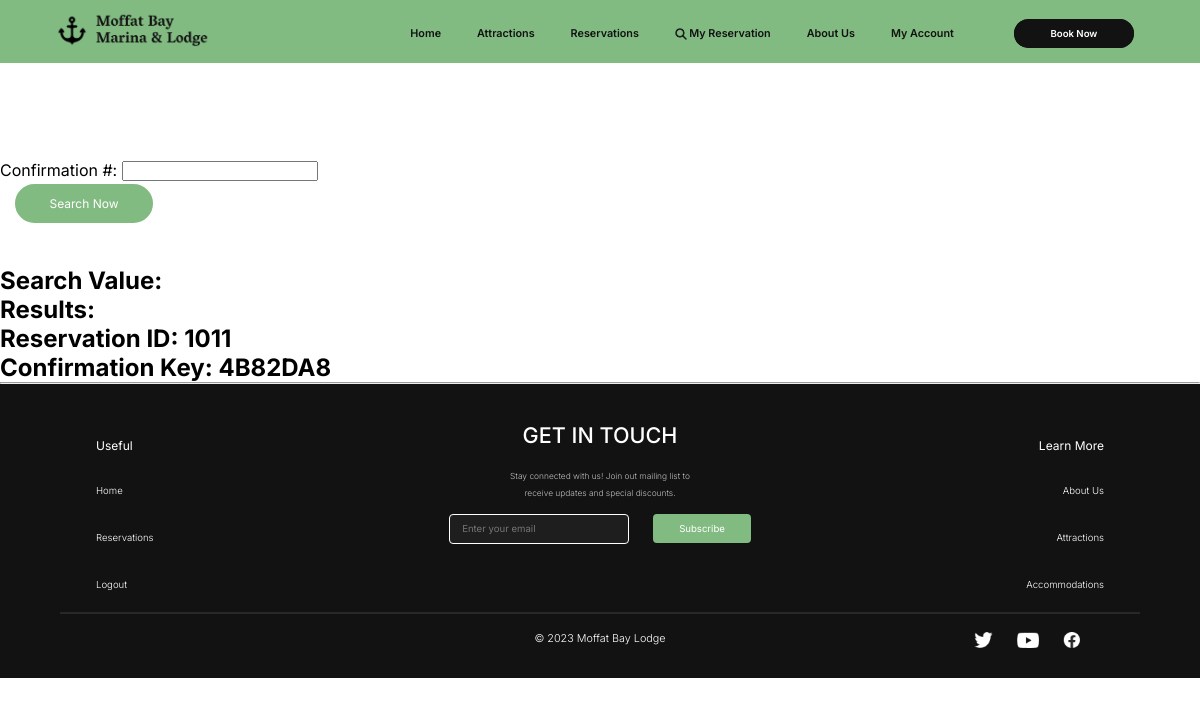
Page /my-reservations/ (signed in) on the earlier database version.
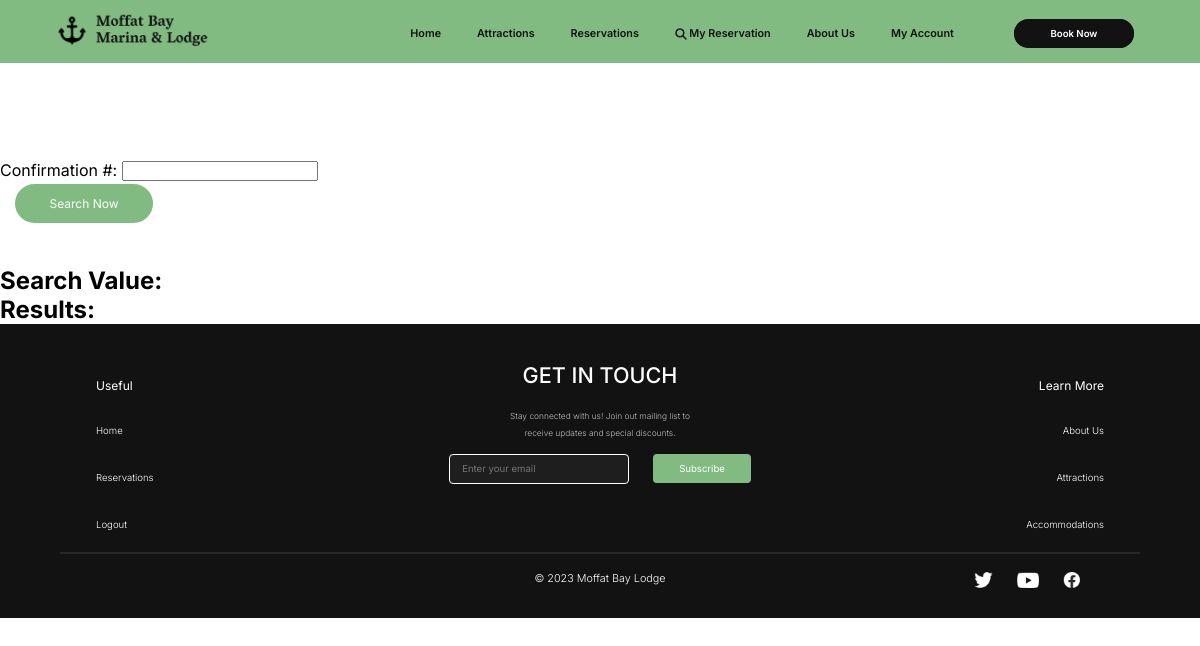
Same page on the later database version.
### reservations/models.py (models this page shows, shortened)
class Reservations(models.Model):
    reservationID = models.IntegerField(primary_key=True, auto_created=True, unique=True)
    confirmationKey =models.CharField(max_length=7, null=False, unique=True)
    userID = models.ForeignKey(CustomUser, to_field='id', on_delete=models.PROTECT)
    roomID = models.ForeignKey(Rooms, to_field='roomID', on_delete=models.PROTECT)
    guests = models.IntegerField(default=1, null=False)
    totalPrice = models.DecimalField(null=False, decimal_places=2, max_digits=11)
    checkInDate = models.DateField(null=False)
    checkOutDate = models.DateField(null=False)
    class Meta:
        verbose_name_plural = "Guest Reservations"

### reservations/views.py (the view)
# urls.py: path('my-reservations/', views.reservation_lookup, name='reservation_lookup'),
@login_required
def reservation_lookup(request, *args, **kwargs):
    mailform = MailListForm(request.POST or None)
    mySearchForm = MyReservationSearchForm(request.POST or None)
    context = {
        'title':'My Reservations',
        'mailform': mailform,
        'mySearchForm': mySearchForm,
        }
    if request.method == "POST":
        if mailform.is_valid():
            mailform.save()
            messages.success(request, "Thank you for signing up for our mailing list!")
            return redirect(request)
        if mySearchForm.is_valid():
            searchValue = mySearchForm.cleaned_data['searchConfirm']
    else:
        context.update({'myReservation': Reservations.objects.filter(reservationID=1011)})
    return render(request, 'reservations/reservation_lookup.html', context)

### users/forms.py
class MailListForm(forms.ModelForm):
    email = forms.EmailField(widget=forms.EmailInput(attrs={'placeholder':'Enter your email'}))
    class Meta:
        model = MailingList
        fields = ['email',]

### reservations/forms.py
class MyReservationSearchForm(forms.Form):
    searchConfirm = forms.CharField(label="Confirmation #", required=True)

### reservations/templates/reservations/reservation_lookup.html (shortened to what this page needs)
{% extends "reservations/base.html" %}
{% load static %}
{% block css %}
<link rel="stylesheet" type="text/css" href="{% static 'reservations/landing.css' %}"/>
{% endblock %}
{% block content %}
<br><br><br><br><br><br><br><br>
<form>
{{ mySearchForm }}
<div class="search-button-item"><button id="search-button" type="submit">Search Now</button></div><br>
</form><br>
<h2>Search Value: {{searchValue}}</h2>
<h2>Results:<h2>
<ul>
    {% for reservation in myReservation %}
        <li>Reservation ID: {{reservation.reservationID }}</li>
        <li>Confirmation Key: {{reservation.confirmationKey }}</li>
        <hr>
    {% endfor %}
{% endblock %}

### reservations/templates/reservations/base.html (shortened to what this page needs)
{% load static %}
<!DOCTYPE html>
<html lang="en">
<head>
    <link rel="stylesheet" type="text/css" href="{% static 'reservations/base.css' %}"/>
    {% block css%}
    {% endblock %}
</head>
<body>
    <header class="navheader">
        <div class="navcontainer">
            <nav>
                <a href="{% url 'reservations-home' %}" class="logo">
                    <img src="/media/site/logo1_variant1.png" alt="Logo">
                </a>
                <div class="menu">
                    <div class="menu-item"><a href="{% url 'reservations-home' %}">Home</a></div>
                    <div class="menu-item"><a href="{% url 'attractions' %}">Attractions</a></div>
                    <div class="menu-item"><a href="{% url 'book_now' %}">Reservations</a></div>
                    <div class="menu-item"><a href="{% url 'reservation_lookup' %}"><img src="/media/site/search.png" alt="Logo">My Reservation</a></div>
                    <div class="menu-item"><a href="{% url 'about_us' %}">About Us</a></div>
                    {% if user.is_authenticated %}
                    <div class="menu-item dropdown">
                        <div class="menu-item dropdown-item"><a href="#" class="dropdown-toggle">My Account</a></div>
                    </div>
                    {% else %}
                    <div class="menu-item "><a href="{% url 'login' %}">Login</a></div>
                    {% endif %}
                    <div class="menu-button-item"><a href="{% url 'book_now' %}">Book Now</a></div>
                </div>
            </nav>
        </div>
    </header>
    {% block content %}
    {% endblock %}
    <footer class="footer">
        <div class="footer-section main-section">
            <div class="footer-left">
                <h3>Useful</h3>
                <div class="menu">
                    <div class="menu-item"><a href="{% url 'reservations-home' %}">Home</a></div>
                    <div class="menu-item"><a href="{% url 'book_now' %}">Reservations</a></div>
                    {% if user.is_authenticated %}
                        <div class="menu-item"><a href="{% url 'logout' %}">Logout</a></div>
                    {% else %}
                        <div class="menu-item"><a href="{% url 'login'%}">Login</a></div>
                    {% endif %}
                </div>
            </div>
            <div class="footer-column subscribe">
                <h2>GET IN TOUCH</h2>
                <p>Stay connected with us! Join out mailing list to receive updates and special discounts. </p>
                <form class="email-form" method='POST'>
                    {{mailform.email}}
                    <button type="submit">Subscribe</button>
                </form>
            </div>
            <div class="footer-right">
                <h3>Learn More</h3>
                <div class="menu">
                    <div class="menu-item"><a href="{% url 'about_us' %}">About Us</a></div>
                    <div class="menu-item"><a href="{% url 'attractions' %}">Attractions</a></div>
                    <div class="menu-item"><a href="{% url 'book_now' %}">Accommodations</a></div>
                </div>
            </div>
        </div>
        <div class="footer-section bottom-section">
            <p></p>
            <p>&copy; 2023 Moffat Bay Lodge</p>
            <div class="socials">
                <a href="https://www.facebook.com/search/top?q=moffat-bay" target="_blank"><img src="/media/site/Facebook (logo).png" alt="Logo"></a>
                <a href="https://www.youtube.com/results?search_query=moffat-bay" target="_blank"><img src="/media/site/YouTube (logo).png" alt="Logo"></a>
                <a href="https://twitter.com/search?q=moffat%20bay&src=typed_query&f=top" target="_blank"><img src="/media/site/twitter.png" alt="Logo"></a>
            </div>
        </div>
      </footer>
</body>
</html>

### reservations/static/reservations/base.css (style rules this page uses)
* { margin: 0; padding: 0; font-family: 'Inter', sans-serif; box-sizing: border-box; }
.navheader { position: fixed; width: 100%; min-height: 5vh; background: #82BB81; z-index: 2; }
nav { display: flex; justify-content: space-between; align-items: center; }
.logo img { max-width: 15vw; min-width: 14vh; margin-left: 3.5vw; }
.menu { display: flex; align-items: center; gap: 3vw; min-height: 5vh; }
.menu-button-item a { color: #fff; text-decoration: none; background-color: #121212; padding: .5vw 2.8vw; margin: 0 5.5vw 0 2vw; border: 3px solid #121212; border-radius: 40px; cursor: pointer; font-weight: 600; font-size: .8vw; }
.menu-item a { text-decoration: none; color: #121212; font-weight: 600; font-size: .9vw; position: relative; }
.menu-item img { vertical-align: middle; margin-right: 0.2vw; width: 1vw; }
.menu-item a::before { content: ''; position: absolute; left: -0.8vw; right: -0.8vw; bottom: -.8vh; height: 3px; background: #1E1E1E; transform: scaleX(0); transition: 0.3s; }
.dropdown-item a::before { background: transparent; transform: scaleX(1); }
.footer { display: grid; grid-template-columns: 1fr; color: #fff; width: 100%; height: auto; background-color: #121212; position: relative; z-index: 1; padding-bottom: 1vw; }
.footer-section { display: grid; grid-template-columns: repeat(3, 1fr); gap: 2vw; padding: 1.5vw 5vw; text-align: center; }
.bottom-section { grid-column: 1 / 3; }
.bottom-section { border-top: 2px solid rgba(128, 128, 128, 0.192); width: 90vw; margin: 0 auto; font-size: .9vw; font-weight: 300; }
.footer-left, .footer-left { text-align: left; padding-left: 3vw; }
.footer-right, .footer-right { text-align: right; padding-right: 3vw; }
.footer .menu { display: block; }
.footer .menu-item { margin-top: 1.5vw; }
.footer-column.subscribe p { font-size: .7vw; font-weight: 300; line-height: 2em; color:#ffffffbb; max-width: 16vw; text-align: center; margin: 0 auto; }
.footer-column h2 { font-size: 1.8vw; margin: 20px; font-weight: 500; }
.footer h3 { margin-top: 3vw; font-size: 1vw; font-weight: 400; }
.footer .menu-item a { font-size: .8vw; font-weight: 300; text-decoration: none; color:#fff; padding: 0; }
.footer .menu-item a::before { background: #82BB81; }
.socials img { padding-left: 2vw; float: right; height: 1.5em; }
.email-form { display: flex; align-items: center; padding: 1vw 3vw; }
.email-form input[type="email"] { padding: 0.5vw 1vw; border: 1px solid #fff; border-radius: 4px; outline: none; background-color: #1E1E1E; height: 2.5vw; width: 15vw; font-size: .8vw; color: #ffff; }
.email-form button { background-color: #82BB81; color: #fff; cursor: pointer; padding: .6vw 2vw; border: 2px solid #82BB81; border-radius: 4px; margin-left: 2vw; font-size: .8vw; }

### reservations/static/reservations/landing.css (style rules this page uses)
#search-button { font-size: 1vw; font-weight: 400; color: #fff; background-color: #82BB81; border: .3vw solid #ffff; border-radius: 2vw; margin: 0 .1vw 0 1vw; padding: 1vw 2vw; min-width: 12vw; cursor: pointer; }

Differences in the rows shown:
removed Reservations: reservationID "1011", confirmationKey "4B82DA8"
